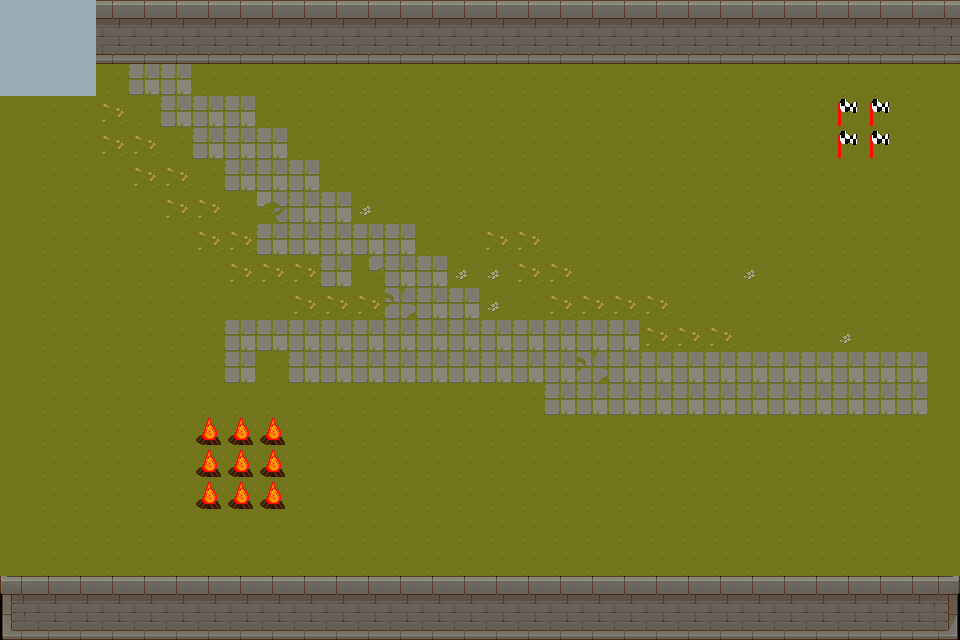

Tiled map render using the project's own tile images. Description and the whole map definition, tile-layer contents included, below:
An orthogonal 30x20 tile map with 32x32 px tiles, 2 tile layers (Tile Layer 1, Tile Layer 2), 3 tilesets.

<map version="1.10" tiledversion="1.12.2" orientation="orthogonal" renderorder="right-down" width="30" height="20" tilewidth="32" tileheight="32" infinite="0" nextlayerid="7" nextobjectid="29">
 <tileset firstgid="1" source="TX Tileset Grass.tsx" />
 <tileset firstgid="65" source="TX Tileset Wall.tsx" />
 <tileset firstgid="321" source="1st_TileSet.tsx" />
 <layer id="1" name="Tile Layer 1" width="30" height="20">
  <data encoding="csv">
86,87,87,87,87,87,87,87,87,87,87,87,87,87,87,87,87,87,87,87,87,87,87,87,87,87,87,87,87,88,
102,103,103,103,103,103,103,103,103,103,103,103,103,103,103,103,103,103,103,103,103,103,103,103,103,103,103,103,103,104,
1,10,10,10,34,34,10,10,10,10,10,10,10,10,10,10,10,10,10,10,10,10,10,10,10,10,10,10,10,1,
1,10,10,30,10,34,34,34,10,10,10,10,10,10,10,10,10,10,10,10,10,10,10,10,10,10,335,335,10,1,
1,10,10,30,30,10,34,34,34,10,10,10,10,10,10,10,10,10,10,10,10,10,10,10,10,10,335,335,10,1,
1,10,10,10,30,30,10,34,34,34,10,10,10,10,10,10,10,10,10,10,10,10,10,10,10,10,10,10,10,1,
1,10,10,10,10,30,30,10,58,34,34,13,10,10,10,10,10,10,10,10,10,10,10,10,10,10,10,10,10,1,
1,10,10,10,10,10,30,30,34,34,34,34,34,10,10,30,30,10,10,10,10,10,10,10,10,10,10,10,10,1,
1,10,10,10,10,10,10,30,30,30,34,54,34,34,13,13,30,30,10,10,10,10,10,13,10,10,10,10,10,1,
1,10,10,10,10,10,10,10,10,30,30,30,50,34,34,13,10,30,30,30,30,10,10,10,10,10,10,10,10,1,
1,10,10,10,10,10,10,34,34,34,34,34,34,34,34,34,34,34,34,34,30,30,30,10,10,10,13,10,10,1,
1,10,10,10,10,10,10,34,10,34,34,34,34,34,34,34,34,34,50,34,34,34,34,34,34,34,34,34,34,1,
1,10,10,10,10,10,10,10,10,10,10,10,10,10,10,10,10,34,34,34,34,34,34,34,34,34,34,34,34,1,
1,10,10,10,10,10,334,334,334,10,10,10,10,10,10,10,10,10,10,10,10,10,10,10,10,10,10,10,10,1,
1,10,10,10,10,10,334,334,334,10,10,10,10,10,10,10,10,10,10,10,10,10,10,10,10,10,10,10,10,1,
1,10,10,10,10,10,334,334,334,10,10,10,10,10,10,10,10,10,10,10,10,10,10,10,10,10,10,10,10,1,
1,10,10,10,10,10,10,10,10,10,10,10,10,10,10,10,10,10,10,10,10,10,10,10,10,10,10,10,10,1,
1,10,10,10,10,10,10,10,10,10,10,10,10,10,10,10,10,10,10,10,10,10,10,10,10,10,10,10,10,1,
114,115,115,115,115,115,115,115,115,115,115,115,115,115,115,115,115,115,115,115,115,115,115,115,115,115,115,115,115,116,
130,131,131,131,131,131,131,131,131,131,131,131,131,131,131,131,131,131,131,131,131,131,131,131,131,131,131,131,131,132
</data>
 </layer>
 <layer id="5" name="Tile Layer 2" width="30" height="20">
  <data encoding="csv">
326,326,326,0,0,0,0,0,0,0,0,0,0,0,0,0,0,0,0,0,0,0,0,0,0,0,0,0,0,0,
326,326,326,0,0,0,0,0,0,0,0,0,0,0,0,0,0,0,0,0,0,0,0,0,0,0,0,0,0,0,
326,326,326,0,0,0,0,0,0,0,0,0,0,0,0,0,0,0,0,0,0,0,0,0,0,0,0,0,0,0,
0,0,0,0,0,0,0,0,0,0,0,0,0,0,0,0,0,0,0,0,0,0,0,0,0,0,0,0,0,0,
0,0,0,0,0,0,0,0,0,0,0,0,0,0,0,0,0,0,0,0,0,0,0,0,0,0,0,0,0,0,
0,0,0,0,0,0,0,0,0,0,0,0,0,0,0,0,0,0,0,0,0,0,0,0,0,0,0,0,0,0,
0,0,0,0,0,0,0,0,0,0,0,0,0,0,0,0,0,0,0,0,0,0,0,0,0,0,0,0,0,0,
0,0,0,0,0,0,0,0,0,0,0,0,0,0,0,0,0,0,0,0,0,0,0,0,0,0,0,0,0,0,
0,0,0,0,0,0,0,0,0,0,0,0,0,0,0,0,0,0,0,0,0,0,0,0,0,0,0,0,0,0,
0,0,0,0,0,0,0,0,0,0,0,0,0,0,0,0,0,0,0,0,0,0,0,0,0,0,0,0,0,0,
0,0,0,0,0,0,0,0,0,0,0,0,0,0,0,0,0,0,0,0,0,0,0,0,0,0,0,0,0,0,
0,0,0,0,0,0,0,0,0,0,0,0,0,0,0,0,0,0,0,0,0,0,0,0,0,0,0,0,0,0,
0,0,0,0,0,0,0,0,0,0,0,0,0,0,0,0,0,0,0,0,0,0,0,0,0,0,0,0,0,0,
0,0,0,0,0,0,0,0,0,0,0,0,0,0,0,0,0,0,0,0,0,0,0,0,0,0,0,0,0,0,
0,0,0,0,0,0,0,0,0,0,0,0,0,0,0,0,0,0,0,0,0,0,0,0,0,0,0,0,0,0,
0,0,0,0,0,0,0,0,0,0,0,0,0,0,0,0,0,0,0,0,0,0,0,0,0,0,0,0,0,0,
0,0,0,0,0,0,0,0,0,0,0,0,0,0,0,0,0,0,0,0,0,0,0,0,0,0,0,0,0,0,
0,0,0,0,0,0,0,0,0,0,0,0,0,0,0,0,0,0,0,0,0,0,0,0,0,0,0,0,0,0,
0,0,0,0,0,0,0,0,0,0,0,0,0,0,0,0,0,0,0,0,0,0,0,0,0,0,0,0,0,0,
0,0,0,0,0,0,0,0,0,0,0,0,0,0,0,0,0,0,0,0,0,0,0,0,0,0,0,0,0,0
</data>
 </layer>
</map>
